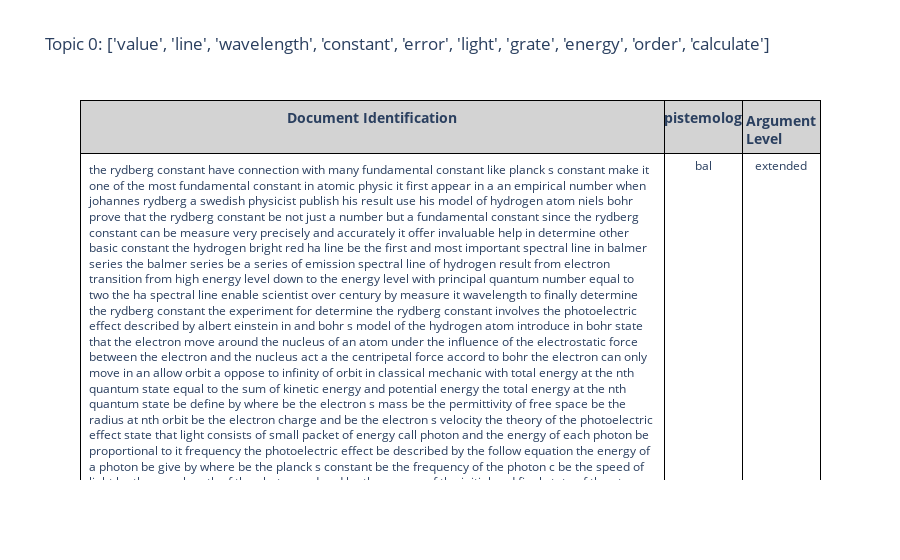
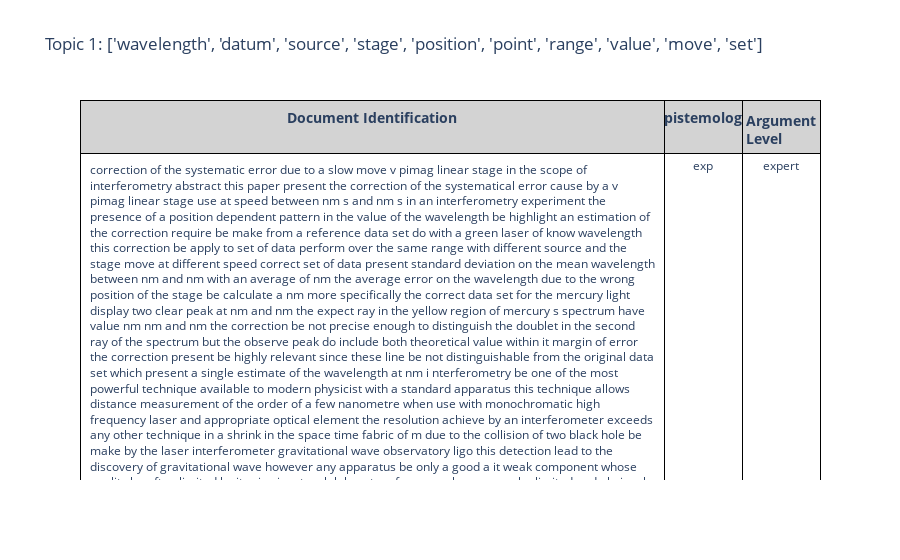
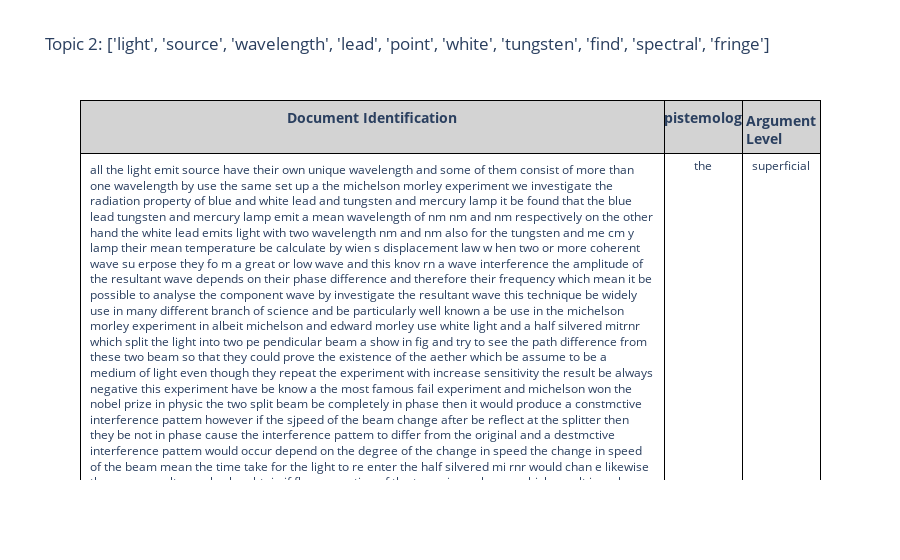

Notebook source saved alongside these figures, in order:
### Markdown cell above
### D. Most representative documents for each topic

We can also go through, topic-by-topic, and find the most representative documents for each topic, which can be useful both for verifying that these topic groupings make sense and to characterize each topic:

### Code cell
num_docs = 10
try:
    #Show tables in plotly if plotly is intalled
    import plotly.graph_objects as go
    for t in range(num_topics):
        #print("Topic {}: {}".format(t,lda_model.print_topics(num_words=6)[t][1]))
        formattedlist = [word[0] for word in lda_model.show_topics(num_topics = 4, formatted=False)[t][1]]
        content = df.sort_values(by=t, ascending=False)[['Content','ReasoningLevel','ArgumentLevel',t]][:num_docs]
        fig = go.Figure(data=[ go.Table(
            #columnwidth = [60, 40, 40, 300, 220],
            columnwidth = [ 300, 40, 40],
            header=dict(
                #values=['<b>Document number</b>', '<b>Weight</b>', '<b>Year</b>', '<b>Title</b>', '<b>Authors</b>'],
                values = ['<b>Document Identification</b>', '<b>Epistemology</b>', '<b> Argument Level </b>'],
                height=48,
                font_size=14,
                line_color='black',
                fill_color='lightgrey'),
            cells=dict(
                #values=[list(content.index), list(round(content[t],2)), list(content.Content), list(content.ReasoningLevel), list(content.ArgumentLevel)],
                values = [list(content.Content), list(content.ReasoningLevel), list(content.ArgumentLevel)],
                align=['center', 'center', 'center', 'left', 'left'],
                height=48,
                font_size=12,
                line_color='black',
                fill_color='white')) ])
        fig.update_layout( title_text="Topic {}: {}".format(t,formattedlist) )
        #fig.show() 
    del content
except: 
    pd.set_option('display.max_colwidth', 150)
    for t in range(num_topics):
        print("Topic {}: {}".format(t,lda_model.print_topics(num_words=6)[t][1]))
        df.sort_values(by=t, ascending=False)[['StudentID','ReasoningLevel','ArgumentLevel',t]][:num_docs]
        # sort in terms of studentID then Reasoning level and then Argument levell
        print('\n\n')
